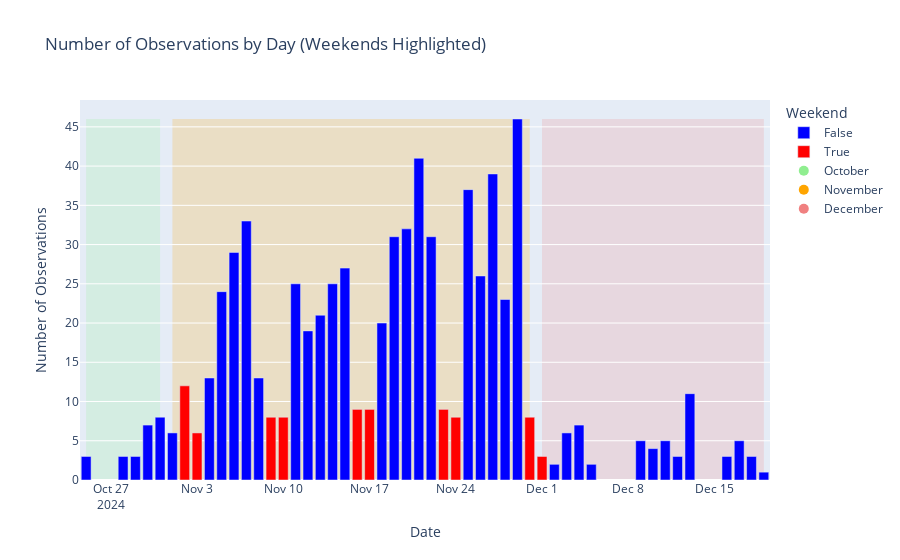

The code cell stored with this chart in its notebook:
### Code cell
# Group data by date and calculate the total number of observations per day
observations_by_day = gdf.groupby("date")["Count"].count().reset_index()
observations_by_day["weekday"] = observations_by_day["date"].dt.weekday
observations_by_day["is_weekend"] = observations_by_day["weekday"].isin([5, 6])
observations_by_day["Month"] = observations_by_day["date"].dt.month

# Create the plot
fig = px.bar(
    observations_by_day,
    x="date",
    y="Count",
    color="is_weekend",
    color_discrete_map={True: "red", False: "blue"},
    labels={"is_weekend": "Weekend"},
    title="Number of Observations by Day (Weekends Highlighted)"
)

fig.update_layout(xaxis_title="Date", yaxis_title="Number of Observations")

# Add background highlights for each month with a different color
month_colors = ['LightGreen', 'Orange', 'LightCoral']  # Replaced 'LightBlue' with 'Orange'
month_name = ['October','November','December']
for i, (month, month_data) in enumerate(observations_by_day.groupby("Month")):
    start_date = month_data['date'].min()
    end_date = month_data['date'].max()
    fig.add_shape(
        type="rect",
        x0=start_date,
        x1=end_date,
        y0=0,
        y1=observations_by_day['Count'].max(),
        fillcolor=month_colors[i % len(month_colors)],
        opacity=0.2,
        layer="below",
        line_width=0
    )

# Add month colors to the legend
for i, color in enumerate(month_colors):
    fig.add_trace(
        go.Scatter(
            x=[None], y=[None], mode='markers',
            marker=dict(size=10, color=color),
            name=month_name[i]
        )
    )

# Show the updated figure
fig.show()

### Figure 1 — Plotly figure (JSON) as saved in the notebook; plotly's stock layout.template omitted (floating-point values rounded to 4 significant figures)
{"data": [{"alignmentgroup": "True", "hovertemplate": "Weekend=False<br>date=%{x}<br>Count=%{y}<extra></extra>", "legendgroup": "False", "marker": {"color": "blue", "pattern": {"shape": ""}}, "name": "False", "offsetgroup": "False", "orientation": "v", "showlegend": true, "textposition": "auto", "type": "bar", "x": ["2024-10-25T00:00:00", "2024-10-28T00:00:00", "2024-10-29T00:00:00", "2024-10-30T00:00:00", "2024-10-31T00:00:00", "2024-11-01T00:00:00", "2024-11-04T00:00:00", "2024-11-05T00:00:00", "2024-11-06T00:00:00", "2024-11-07T00:00:00", "2024-11-08T00:00:00", "2024-11-11T00:00:00", "2024-11-12T00:00:00", "2024-11-13T00:00:00", "2024-11-14T00:00:00", "2024-11-15T00:00:00", "2024-11-18T00:00:00", "2024-11-19T00:00:00", "2024-11-20T00:00:00", "2024-11-21T00:00:00", "2024-11-22T00:00:00", "2024-11-25T00:00:00", "2024-11-26T00:00:00", "2024-11-27T00:00:00", "2024-11-28T00:00:00", "2024-11-29T00:00:00", "2024-12-02T00:00:00", "2024-12-03T00:00:00", "2024-12-04T00:00:00", "2024-12-05T00:00:00", "2024-12-09T00:00:00", "2024-12-10T00:00:00", "2024-12-11T00:00:00", "2024-12-12T00:00:00", "2024-12-13T00:00:00", "2024-12-16T00:00:00", "2024-12-17T00:00:00", "2024-12-18T00:00:00", "2024-12-19T00:00:00"], "xaxis": "x", "y": [3, 3, 3, 7, 8, 6, 13, 24, 29, 33, 13, 25, 19, 21, 25, 27, 20, 31, 32, 41, 31, 37, 26, 39, 23, 46, 2, 6, 7, 2, 5, 4, 5, 3, 11, 3, 5, 3, 1], "yaxis": "y"}, {"alignmentgroup": "True", "hovertemplate": "Weekend=True<br>date=%{x}<br>Count=%{y}<extra></extra>", "legendgroup": "True", "marker": {"color": "red", "pattern": {"shape": ""}}, "name": "True", "offsetgroup": "True", "orientation": "v", "showlegend": true, "textposition": "auto", "type": "bar", "x": ["2024-11-02T00:00:00", "2024-11-03T00:00:00", "2024-11-09T00:00:00", "2024-11-10T00:00:00", "2024-11-16T00:00:00", "2024-11-17T00:00:00", "2024-11-23T00:00:00", "2024-11-24T00:00:00", "2024-11-30T00:00:00", "2024-12-01T00:00:00"], "xaxis": "x", "y": [12, 6, 8, 8, 9, 9, 9, 8, 8, 3], "yaxis": "y"}, {"marker": {"color": "LightGreen", "size": 10}, "mode": "markers", "name": "October", "type": "scatter", "x": [null], "y": [null]}, {"marker": {"color": "Orange", "size": 10}, "mode": "markers", "name": "November", "type": "scatter", "x": [null], "y": [null]}, {"marker": {"color": "LightCoral", "size": 10}, "mode": "markers", "name": "December", "type": "scatter", "x": [null], "y": [null]}], "layout": {"barmode": "relative", "legend": {"title": {"text": "Weekend"}, "tracegroupgap": 0}, "shapes": [{"fillcolor": "LightGreen", "layer": "below", "line": {"width": 0}, "opacity": 0.2, "type": "rect", "x0": "2024-10-25T00:00:00", "x1": "2024-10-31T00:00:00", "y0": 0, "y1": 46}, {"fillcolor": "Orange", "layer": "below", "line": {"width": 0}, "opacity": 0.2, "type": "rect", "x0": "2024-11-01T00:00:00", "x1": "2024-11-30T00:00:00", "y0": 0, "y1": 46}, {"fillcolor": "LightCoral", "layer": "below", "line": {"width": 0}, "opacity": 0.2, "type": "rect", "x0": "2024-12-01T00:00:00", "x1": "2024-12-19T00:00:00", "y0": 0, "y1": 46}], "title": {"text": "Number of Observations by Day (Weekends Highlighted)"}, "xaxis": {"anchor": "y", "domain": [0, 1], "title": {"text": "Date"}}, "yaxis": {"anchor": "x", "domain": [0, 1], "title": {"text": "Number of Observations"}}}}
